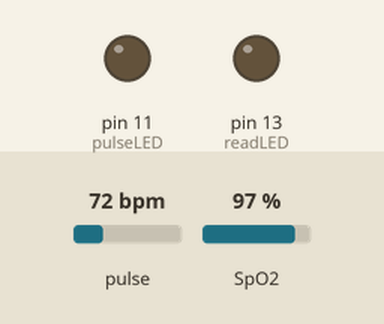
Simulated run of this sketch. Board: Arduino Uno, built with avr-gcc and run on an emulated ATmega328P. Parts: output pins drawn as LEDs (lit = HIGH). The inputs (shaded band) are chosen by the test bench; at power-on: pulse 72 bpm, SpO2 97 %. The modem accepts every AT command (registered, SIM ready, sends succeed) and sends nothing else; what the sketch prints to the serial monitor is not drawn.

Above: at 9.0 s.
Timing chart, 0 to 11.0 s (numbered marks = the images above):
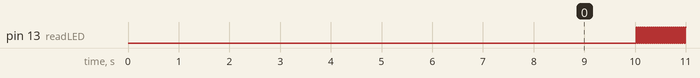

The sketch:

30102GSM.ino
```cpp
#include <Wire.h>
#include "MAX30105.h"
#include "spo2_algorithm.h"

MAX30105 particleSensor;

#define MAX_BRIGHTNESS 255

#if defined(__AVR_ATmega328P__) || defined(__AVR_ATmega168__)
//Arduino Uno doesn't have enough SRAM to store 100 samples of IR led data and red led data in 32-bit format
//To solve this problem, 16-bit MSB of the sampled data will be truncated. Samples become 16-bit data.
uint16_t irBuffer[100]; //infrared LED sensor data
uint16_t redBuffer[100];  //red LED sensor data
#else
uint32_t irBuffer[100]; //infrared LED sensor data
uint32_t redBuffer[100];  //red LED sensor data
#endif

int32_t bufferLength; //data length
int32_t spo2; //SPO2 value
int8_t validSPO2; //indicator to show if the SPO2 calculation is valid
int32_t heartRate; //heart rate value
int8_t validHeartRate; //indicator to show if the heart rate calculation is valid

byte pulseLED = 11; //Must be on PWM pin
byte readLED = 13; //Blinks with each data read

#include <SoftwareSerial.h>

#define rxPin 2
#define txPin 3
SoftwareSerial sim800L(rxPin,txPin);

String buff; //buff is typed as a void pointer, which means it points to memory without declaring anything about the contents.

void setup()
{
  Serial.begin(115200); // initialize serial communication at 115200 bits per second:

  pinMode(pulseLED, OUTPUT);
  pinMode(readLED, OUTPUT);

  // Initialize sensor
  if (!particleSensor.begin(Wire, I2C_SPEED_FAST)) //Use default I2C port, 400kHz speed
  {
    Serial.println(F("MAX30105 was not found. Please check wiring/power."));
    while (1);
  }

  //Serial.println(F("Attach sensor to finger with rubber band. Press any key to start conversion"));
  //while (Serial.available() == 0) ; //wait until user presses a key
  //Serial.read();

  byte ledBrightness = 60; //Options: 0=Off to 255=50mA
  byte sampleAverage = 1; //Options: 1, 2, 4, 8, 16, 32
  byte ledMode = 1; //Options: 1 = Red only, 2 = Red + IR, 3 = Red + IR + Green
  byte sampleRate = 50; //Options: 50, 100, 200, 400, 800, 1000, 1600, 3200
  int pulseWidth = 69; //Options: 69, 118, 215, 411
  int adcRange = 2048; //Options: 2048, 4096, 8192, 16384

  particleSensor.setup(ledBrightness, sampleAverage, ledMode, sampleRate, pulseWidth, adcRange); //Configure sensor with these settings

  Serial.begin(115200);

  //Begin serial communication with Arduino and SIM800L

  sim800L.begin(115200);
  Serial.println("Initializing...");
  sim800L.println("AT"); //This is the most basic AT command. It also initializes the Auto-bauder.
  //If all is well, it sends the OK message, telling you that it is understanding you correctly. You can then send some commands to query the module and get information about it.
  waitForResponse();

  sim800L.println("ATE1"); //Turns OFF/ON the echo mode of the modem. ATE1 turns ON the echo of the modem
  //In telecommunications, echo is the local display of data, either initially as it is locally sourced and sent, or finally as a copy of it is received back from a remote destination.
  //Local echo is where the local sending equipment displays the outgoing sent data.
  waitForResponse();

  sim800L.println("AT+CMGF=1");//AT+CMGF=1 – Selects the SMS message format as text. The default format is Protocol Data Unit (PDU).
  waitForResponse();

  sim800L.println("AT+CNMI=1,2,0,0,0"); //Specifies how incoming SMS messages should be handled.
  //This way you can tell the SIM800L module to either forward incoming SMS messages directly to the PC, or save them to the message storage and then inform the PC about their locations in the message storage.
  waitForResponse();
}

void loop()
{
  bufferLength = 100; //buffer length of 100 stores 4 seconds of samples running at 25sps

  //read the first 100 samples, and determine the signal range
  for (byte i = 0 ; i < bufferLength ; i++)
  {
    while (particleSensor.available() == false) //do we have new data?
      particleSensor.check(); //Check the sensor for new data

    redBuffer[i] = particleSensor.getRed();
    irBuffer[i] = particleSensor.getIR();
    particleSensor.nextSample(); //We're finished with this sample so move to next sample

    Serial.print(F("red="));
    Serial.print(redBuffer[i], DEC);
    Serial.print(F(", ir="));
    Serial.println(irBuffer[i], DEC);
  }

  //calculate heart rate and SpO2 after first 100 samples (first 4 seconds of samples)
  maxim_heart_rate_and_oxygen_saturation(irBuffer, bufferLength, redBuffer, &spo2, &validSPO2, &heartRate, &validHeartRate);

  //Continuously taking samples from MAX30102.  Heart rate and SpO2 are calculated every 1 second
  while (1)
  {
    //dumping the first 25 sets of samples in the memory and shift the last 75 sets of samples to the top
    for (byte i = 25; i < 100; i++)
    {
      redBuffer[i - 25] = redBuffer[i];
      irBuffer[i - 25] = irBuffer[i];
    }

    //take 25 sets of samples before calculating the heart rate.
    for (byte i = 75; i < 100; i++)
    {
      while (particleSensor.available() == false) //do we have new data?
        particleSensor.check(); //Check the sensor for new data

      digitalWrite(readLED, !digitalRead(readLED)); //Blink onboard LED with every data read

      redBuffer[i] = particleSensor.getRed();
      irBuffer[i] = particleSensor.getIR();
      particleSensor.nextSample(); //We're finished with this sample so move to next sample

      //send samples and calculation result to terminal program through UART
      Serial.print(F("red="));
      Serial.print(redBuffer[i], DEC);
      Serial.print(F(", ir="));
      Serial.print(irBuffer[i], DEC);

      Serial.print(F(", HR="));
      Serial.print(heartRate, DEC);

      Serial.print(F(", HRvalid="));
      Serial.print(validHeartRate, DEC);

      Serial.print(F(", SPO2="));
      Serial.print(spo2, DEC);

      Serial.print(F(", SPO2Valid="));
      Serial.println(validSPO2, DEC);
    }

    //After gathering 25 new samples recalculate HR and SP02
    maxim_heart_rate_and_oxygen_saturation(irBuffer, bufferLength, redBuffer, &spo2, &validSPO2, &heartRate, &validHeartRate);
  }
  while(sim800L.available())
    {
     buff = sim800L.readString();
     Serial.println(buff);
    }
    while(Serial.available())
    {
      buff = Serial.readString();
      buff.trim();
      if(buff == "s")
      send_sms();
      else if(buff== "c")
      make_call();
      else
      sim800L.println(buff);
    }
 if((validHeartRate> 100) || (validSPO2< 95))
 {
  send_Esms();
  make_call();
 }
}

void send_sms()
{
  sim800L.print("AT+CMGS=\"+254700532606\"\r"); //Sends SMS to the specified phone number. After this AT command any text message followed by ‘Ctrl+z’ character is treated as SMS.
  waitForResponse();

  sim800L.print("Hello from SIM800L");
  sim800L.print(validHeartRate, DEC);
  //sim800L.print(pox.getHeartRate());
  //sim800L.print("bpm / SpO2:");
  sim800L.print(validSPO2, DEC);
  //sim800L.println("%");
  sim800L.write(0x1A);
  waitForResponse();
}
void send_Esms()
{
  sim800L.print("AT+CMGS=\"+254700532606\"\r"); //Sends SMS to the specified phone number. After this AT command any text message followed by ‘Ctrl+z’ character is treated as SMS.
  waitForResponse();

  sim800L.print("Hello from PulseOximeter");
  sim800L.print("EMERGENCY, SEEK MEDICAL ASSISTANCE IMMEDIATELY");
  sim800L.write(0x1A);
  waitForResponse();
}
void make_call()
{
  sim800L.println("ATD++254700532606;");
  waitForResponse();
}

void waitForResponse()
{
  delay(1000);
  while(sim800L.available()){
  Serial.println(sim800L.readString());
  }
  sim800L.read();
}
```
